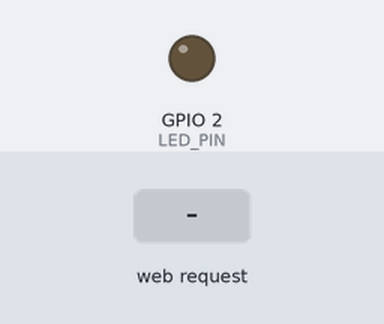
A sketch run on a simulated ESP32. Shown: output pins drawn as LEDs (lit = HIGH). Inputs (shaded band) come from the test bench. What the sketch prints to the serial monitor is not drawn.

Above: at 1.4 s.
1.5 s: HTTP request GET /on received
At 2.7 s:
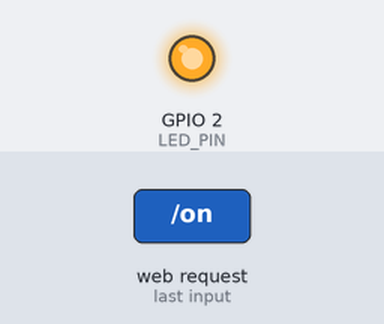
3.0 s: HTTP request GET /off received
At 3.8 s:
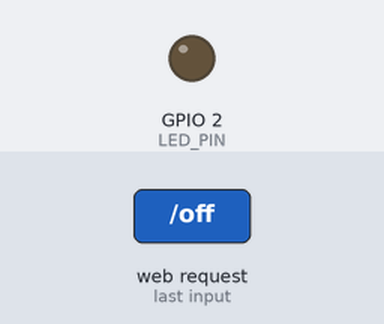
4.5 s: HTTP request GET /toggle received
At 5.0 s:
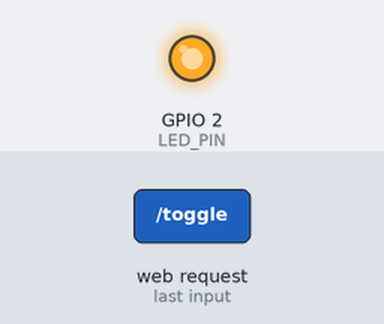
Timing chart, 0 to 7.5 s (numbered marks = the images above; inputs shaded):
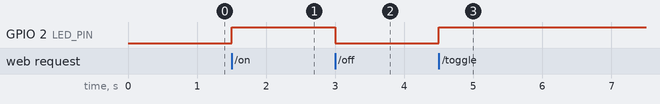

The sketch:

ESP32WifiLEDownSSID.ino
```cpp
#include <Arduino.h>
#include <WiFi.h>
#include <WebServer.h>

//Anslut på 192.168.4.1

#ifndef LED_PIN
#define LED_PIN 2      // justera vid behov (vissa devkort har LED på 5)
#endif

// --- AP-inställningar ---
const char* AP_SSID = "ESP32-LED-ABC";  // gör unikt om du har flera
const char* AP_PASS = "123456789";       // minst 8 tecken, eller "" för öppet nät
const int   AP_CHANNEL = 1;             // 1, 6 eller 11 är bra val
const int   AP_MAX_CONN = 4;            // hur många klienter som får ansluta

WebServer server(80);

// Enkelt webbgränssnitt
String htmlPage(bool ledOn) {
  return String(F(
    "<!doctype html><html><head><meta charset='utf-8'>"
    "<meta name='viewport' content='width=device-width,initial-scale=1'>"
    "<title>ESP32 LED</title>"
    "<style>body{font-family:sans-serif;max-width:520px;margin:2rem auto;padding:0 1rem}"
    "button{font-size:1.1rem;padding:.6rem 1rem;margin:.25rem}.on{background:#cfc}"
    ".off{background:#fcc}.state{display:inline-block;min-width:5rem;padding:.2rem .6rem;border:1px solid #ccc;border-radius:.4rem}"
    "</style></head><body>"
    "<h1>ESP32 LED-styrning</h1>"
    "<p>Status: <span id='st' class='state'></span></p>"
    "<p><button class='on'  onclick='req(\"/on\")'>PÅ</button>"
    "<button class='off' onclick='req(\"/off\")'>AV</button>"
    "<button onclick='req(\"/toggle\")'>Växla</button></p>"
    "<script>"
    "async function req(p){await fetch(p);upd();}"
    "async function upd(){try{let r=await fetch('/state');let j=await r.json();"
    "document.getElementById('st').textContent=j.led?'PÅ':'AV';}"
    "catch(e){document.getElementById('st').textContent='okänd';}}"
    "setInterval(upd,1000);window.onload=upd;"
    "</script></body></html>"
  ));
}

// HTTP-handlers
void handleRoot()    { server.send(200, "text/html", htmlPage(digitalRead(LED_PIN))); }
void handleState()   { server.send(200, "application/json", String("{\"led\":") + (digitalRead(LED_PIN) ? "true" : "false") + "}"); }
void handleOn()      { digitalWrite(LED_PIN, HIGH); handleState(); }
void handleOff()     { digitalWrite(LED_PIN, LOW);  handleState(); }
void handleToggle()  { digitalWrite(LED_PIN, !digitalRead(LED_PIN)); handleState(); }
void handleNotFound(){ server.send(404, "text/plain", "Not found"); }

void setup() {
  // LED i definierat läge från start
  digitalWrite(LED_PIN, LOW);
  pinMode(LED_PIN, OUTPUT);

  Serial.begin(115200);
  delay(200);
  Serial.println("\nStartar ESP i Access Point-läge...");

  // (valfritt) sätt statisk AP-IP – default är 192.168.4.1 ändå:
  IPAddress ip(192,168,4,1), gw(192,168,4,1), mask(255,255,255,0);
  WiFi.mode(WIFI_AP);
  WiFi.setSleep(false);                          // jämnare svar (lite mer ström)
  WiFi.softAPConfig(ip, gw, mask);               // måste anropas före softAP()
  WiFi.softAP(AP_SSID, AP_PASS, AP_CHANNEL, false, AP_MAX_CONN);

  Serial.printf("AP igång: SSID=%s  PASS=%s  Kanal=%d\n", AP_SSID, AP_PASS, AP_CHANNEL);
  Serial.printf("Öppna: http://%s/\n", WiFi.softAPIP().toString().c_str());

  // Rutter
  server.on("/",        HTTP_GET, handleRoot);
  server.on("/state",   HTTP_GET, handleState);
  server.on("/on",      HTTP_GET, handleOn);
  server.on("/off",     HTTP_GET, handleOff);
  server.on("/toggle",  HTTP_GET, handleToggle);
  server.onNotFound(handleNotFound);
  server.begin();
  Serial.println("Webbserver igång.");
}

void loop() {
  server.handleClient();
}
```

Measured:
- after the input at 1.5 s, GPIO 2 (LED_PIN): LOW → HIGH at once
- after the input at 3.0 s, GPIO 2 (LED_PIN): HIGH → LOW at once
- after the input at 4.5 s, GPIO 2 (LED_PIN): LOW → HIGH at once
